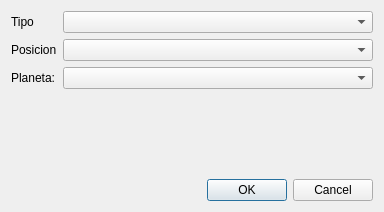
<?xml version="1.0" encoding="UTF-8"?>
<ui version="4.0">
 <class>cuadrantesDialog</class>
 <widget class="QDialog" name="cuadrantesDialog">
  <property name="geometry">
   <rect>
    <x>0</x>
    <y>0</y>
    <width>384</width>
    <height>212</height>
   </rect>
  </property>
  <property name="windowTitle">
   <string>Dialog</string>
  </property>
  <layout class="QVBoxLayout" name="verticalLayout">
   <item>
    <layout class="QFormLayout" name="formLayout">
     <item row="0" column="0">
      <widget class="QLabel" name="tipoLabel">
       <property name="text">
        <string>Tipo</string>
       </property>
      </widget>
     </item>
     <item row="0" column="1">
      <widget class="QComboBox" name="codeComboBox"/>
     </item>
     <item row="1" column="0">
      <widget class="QLabel" name="posicionLabel">
       <property name="text">
        <string>Posicion</string>
       </property>
      </widget>
     </item>
     <item row="1" column="1">
      <widget class="QComboBox" name="eastwestComboBox"/>
     </item>
     <item row="2" column="0">
      <widget class="QLabel" name="planetaLabel">
       <property name="text">
        <string>Planeta:</string>
       </property>
      </widget>
     </item>
     <item row="2" column="1">
      <widget class="QComboBox" name="planetComboBox"/>
     </item>
    </layout>
   </item>
   <item>
    <widget class="QDialogButtonBox" name="buttonBox">
     <property name="orientation">
      <enum>Qt::Horizontal</enum>
     </property>
     <property name="standardButtons">
      <set>QDialogButtonBox::Cancel|QDialogButtonBox::Ok</set>
     </property>
    </widget>
   </item>
  </layout>
 </widget>
 <resources/>
 <connections>
  <connection>
   <sender>buttonBox</sender>
   <signal>accepted()</signal>
   <receiver>cuadrantesDialog</receiver>
   <slot>accept()</slot>
   <hints>
    <hint type="sourcelabel">
     <x>248</x>
     <y>254</y>
    </hint>
    <hint type="destinationlabel">
     <x>157</x>
     <y>274</y>
    </hint>
   </hints>
  </connection>
  <connection>
   <sender>buttonBox</sender>
   <signal>rejected()</signal>
   <receiver>cuadrantesDialog</receiver>
   <slot>reject()</slot>
   <hints>
    <hint type="sourcelabel">
     <x>316</x>
     <y>260</y>
    </hint>
    <hint type="destinationlabel">
     <x>286</x>
     <y>274</y>
    </hint>
   </hints>
  </connection>
 </connections>
</ui>
